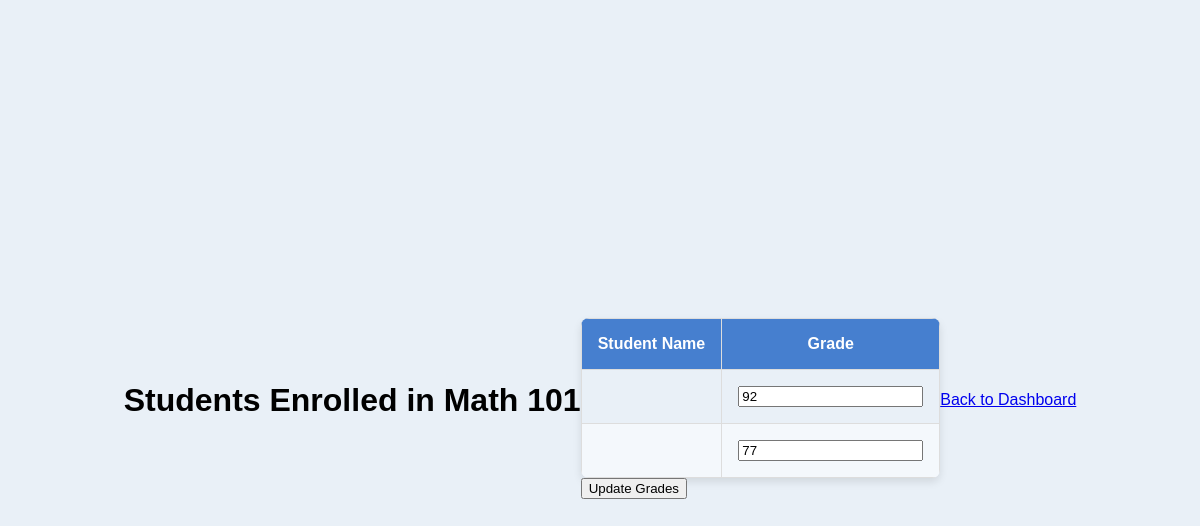
The page /teacher/course/2/students (signed in) on the database as committed earlier.
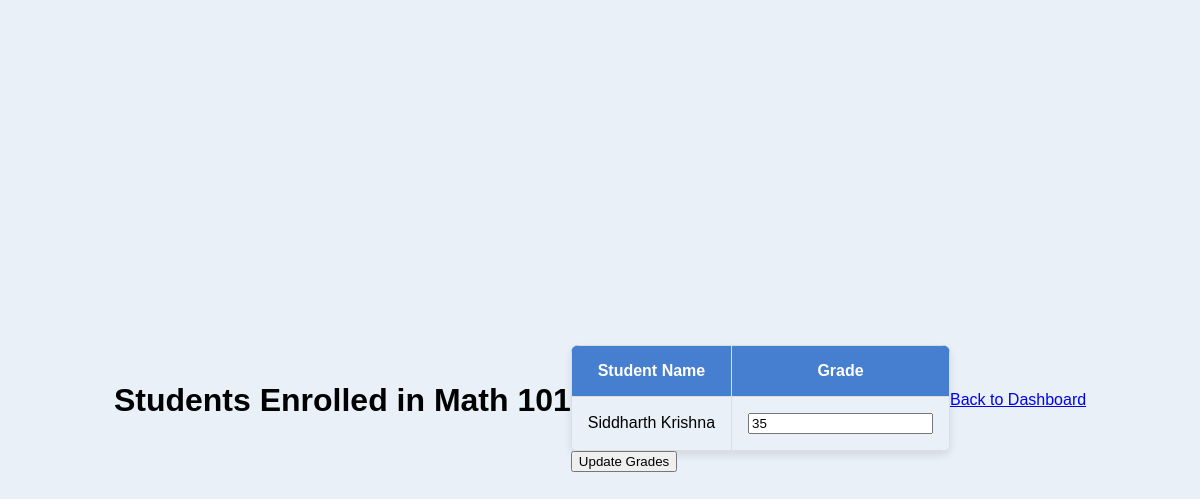
The same page on the database as committed later.
### app.py (models this page shows, shortened)
class Enrollment(db.Model):
    id = db.Column(db.Integer, primary_key=True)
    course_id = db.Column(db.Integer, db.ForeignKey('course.id'))
    user_id = db.Column(db.Integer, db.ForeignKey('user.id'))
    grade = db.Column(db.String(5))
    user = db.relationship('User', backref='enrollments', lazy=True)
    course = db.relationship('Course', backref='enrollments', lazy=True)

class User(UserMixin, db.Model):
    id = db.Column(db.Integer, primary_key=True)
    username = db.Column(db.String(150))
    password = db.Column(db.String(150))
    role = db.Column(db.String(50))

### app.py (the view, shortened to what this page needs)
@app.route('/teacher/course/<int:course_id>/students', methods=['GET', 'POST'])
@login_required
def view_students(course_id):
    if current_user.role != 'teacher':
        flash("Access denied: Only teachers can view this page.", "danger")
        return redirect(url_for('login'))
    course = Course.query.filter_by(id=course_id, teacher_id=current_user.id).first()
    if not course:
        flash("You do not have permission to view students for this course.", "danger")
        return redirect(url_for('teacher_dashboard'))
    enrollments = Enrollment.query.filter_by(course_id=course.id).all()
    students = [(User.query.get(enrollment.user_id), enrollment) for enrollment in enrollments]
    return render_template('students_enrolled.html', course=course, students=students)

### app.py (called while the page is built)
@login_manager.user_loader
def load_user(user_id):
    return User.query.get(int(user_id))

### templates/students_enrolled.html (shortened to what this page needs)
<!DOCTYPE html>
<html lang="en">
<head>
    <link rel="stylesheet" href="/static/styles.css">
</head>
<body>
    <h1>Students Enrolled in {{ course.course_name }}</h1>
    <form method="POST">
        <table>
            <thead>
                <tr>
                    <th>Student Name</th>
                    <th>Grade</th>
                </tr>
            </thead>
            <tbody>
                {% for student, enrollment in students %}
                <tr>
                    <td>{{ student.username }}</td>
                    <td>
                        <input type="text" name="{{ enrollment.id }}" value="{{ enrollment.grade or '' }}">
                    </td>
                </tr>
                {% endfor %}
            </tbody>
        </table>
        <button type="submit">Update Grades</button>
    </form>
    <a href="{{ url_for('teacher_dashboard') }}">Back to Dashboard</a>
</body>
</html>

Rows that differ between the two databases and show on the page:
removed Enrollment: grade "92"
removed Enrollment: grade "77"
now on this page (row unchanged): User: username "Siddharth Krishna", grade "35"
